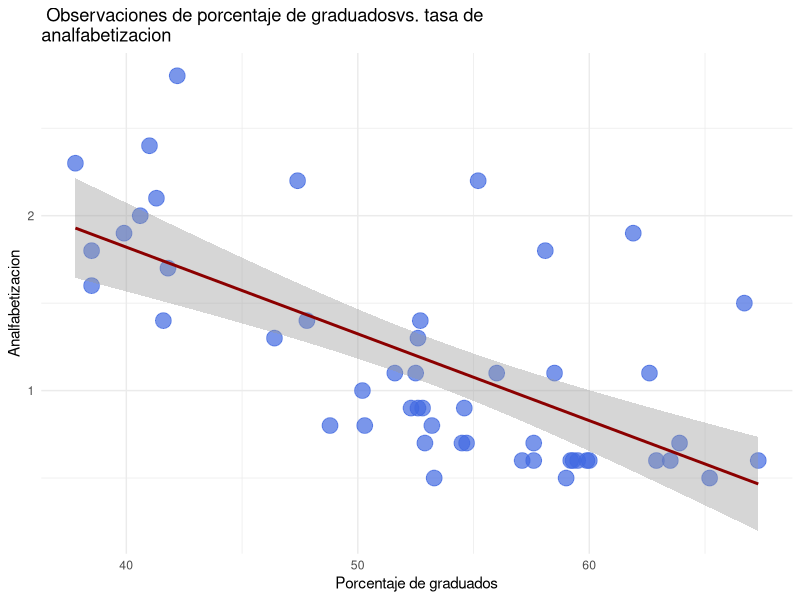

Write R code to recreate this figure.
library(ggplot2)
datos= as.data.frame(state.x77) 
datos
X=datos[,'HS Grad']
Y=datos[,'Illiteracy']
Observaciones=data.frame(X,Y)

ggplot(Observaciones , mapping=aes(X, Y))+
  geom_point(color=" royalblue ", alpha=0.7, size=5)+ 
  labs( title = " Observaciones de porcentaje de graduadosvs. tasa de
analfabetizacion ",
        x =" Porcentaje de graduados ",
        y =" Analfabetizacion ") +
  geom_smooth(method="lm", color=" darkred ") + 
  theme_minimal()+
  theme(legend.title.align=0.5)

x_bar=mean(X)
y_bar=mean(Y)

Sxx=sum((X-x_bar)^2)
Sxy=sum((X-x_bar)*(Y-y_bar))
Syy=sum((Y-y_bar)^2)

B1=Sxy/Sxx
B0=y_bar-x_bar*B1

Modelo=lm(Y~X,data=Observaciones)

Ajustados=B0+B1*X
Residuales=(Y-Ajustados)
sum(Residuales)

n=length(X)
sigma2=sum(Residuales^2)/(n-2)

sigma=sqrt(sigma2)

Var_B1=sigma2/Sxx
Var_B0=(1/n+(x_bar^2)/Sxx)*sigma2

incisoa=data.frame(Sxx,sum((X-x_bar)*X),sum((X^2))-n*x_bar^2)
incisob=data.frame(Sxy,sum((X-x_bar)*Y),sum((Y-y_bar)*X),sum(X*Y)-n*x_bar*y_bar)

alpha=0.05
Estadistica_b0=B0/(sqrt((1/n+(x_bar^2)/Sxx)*sigma2))
Estadistica_b1=B1/(sqrt(sigma2/Sxx))
b0_distinta_de_cero=((Estadistica_b0>qt(alpha/2,df=n-2))||(Estadistica_b0<-qt(alpha/2,df=n-2)))
b1_distinta_de_cero=((Estadistica_b1>qt(alpha/2,df=n-2))||(Estadistica_b1<-qt(alpha/2,df=n-2)))

GL=c(1,n-2,n-1)

SC_reg=B1*Sxy
SC_total=Syy
SC_error=SC_total-SC_reg

SC=c(SC_reg,SC_error,SC_total)

CM=c(SC_reg,SC_error/(n-2),0)

F=c(SC_reg/(SC_error/(n-2)),0,0)

ANOVA=data.frame(GL,SC,CM,F)
rownames(ANOVA)=c('Regresion','Error','Total')
colnames(ANOVA)=c('GL','SC','CM','F')

ANOVA

p_value=pf(F[1],df1=1,df2=n-2,lower.tail = FALSE)
p_value

#Se observa que se rechaza la hipotesis nula hasta a un nivel de confianza del
##99%, por lo que se obtiene que, podemos asumir B1 distinto de cero, es decir,
#que existe una asociación lineal entre la variable respuesta 'y' y la variable 
#explicativa 'x'

R2=SC_reg/SC_total

Estimacion=B0+B1*80

int_pred_inf=B0+B1*80-qt(alpha/2,df=n-2)*sqrt((1+1/n-(80-x_bar)^2/Sxx)*sigma2)
int_pred_sup=B0+B1*80+qt(alpha/2,df=n-2)*sqrt((1+1/n-(80-x_bar)^2/Sxx)*sigma2)

int_conf_inf=B0+B1*80-qt(alpha/2,df=n-2)*sqrt((1/n+(80-x_bar)^2/Sxx)*sigma2)
int_conf_sup=B0+B1*80+qt(alpha/2,df=n-2)*sqrt((1/n+(80-x_bar)^2/Sxx)*sigma2)
